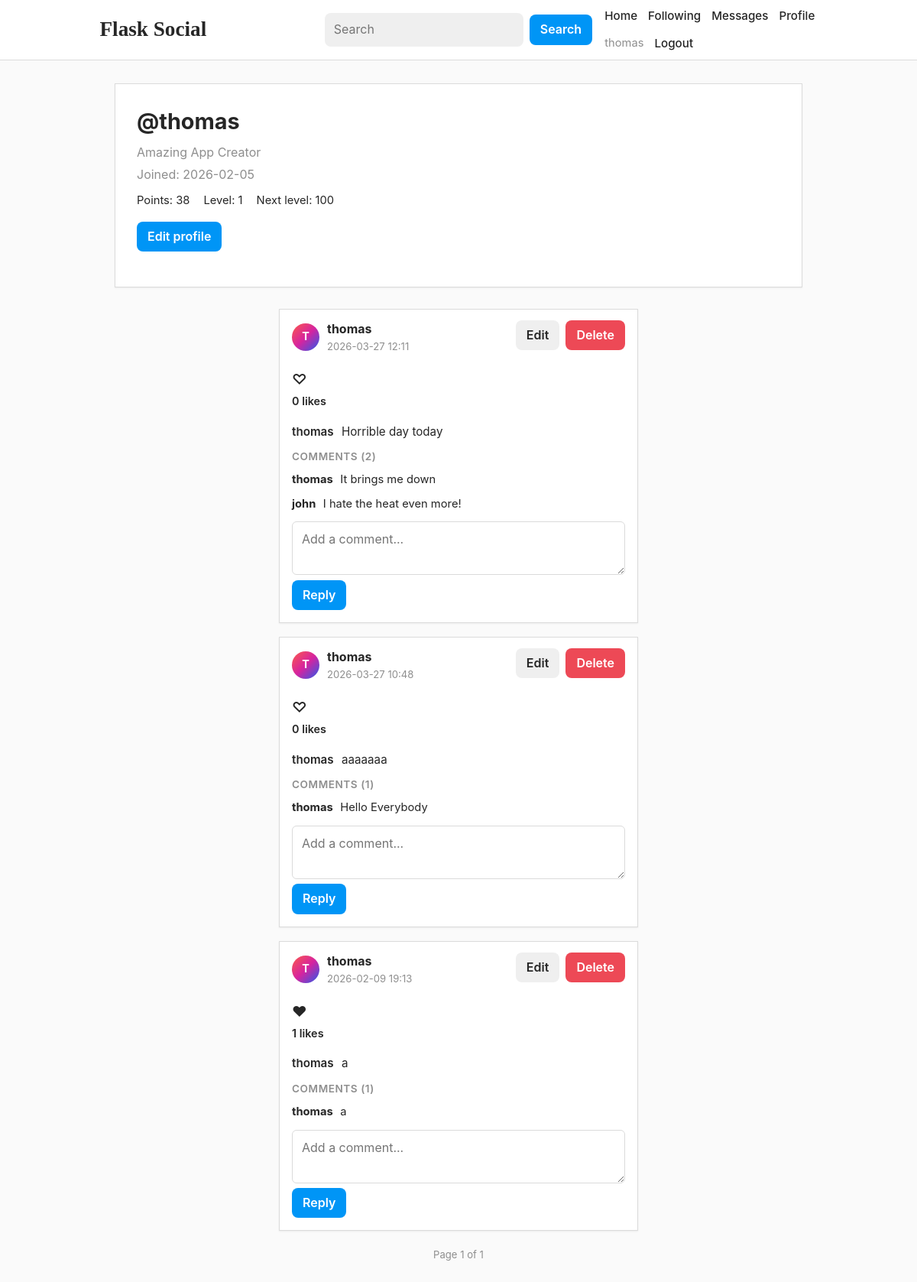
/u/thomas (signed in), run on the app's committed database.
### app/models.py (models this page shows, shortened)
class User(UserMixin, db.Model):
    id = db.Column(db.Integer, primary_key=True)
    username = db.Column(db.String(32), unique=True, index=True, nullable=False)
    email = db.Column(db.String(120), unique=True, index=True, nullable=False)
    password_hash = db.Column(db.String(256), nullable=False)
    bio = db.Column(db.String(280), default="")
    created_at = db.Column(db.DateTime, default=datetime.utcnow)
    posts = db.relationship(
        "Post",
        back_populates="author",
        cascade="all, delete-orphan",
        lazy="dynamic",
    )
    followed = db.relationship(
        "User",
        secondary=followers,
        primaryjoin=(followers.c.follower_id == id),
        secondaryjoin=(followers.c.followed_id == id),
        backref=db.backref("followers", lazy="dynamic"),
        lazy="dynamic",
    )
    likes = db.relationship("Like", backref="user", cascade="all, delete-orphan", lazy="dynamic")
    comments = db.relationship("Comment", backref="author", cascade="all, delete-orphan", lazy="dynamic")
    def has_liked(self, post) -> bool:
        return Like.query.filter_by(user_id=self.id, post_id=post.id).first() is not None
    sent_messages = db.relationship(
        "Message",
        foreign_keys="Message.sender_id",
        backref="sender",
        lazy="dynamic",
        cascade="all, delete-orphan",
    )
    received_messages = db.relationship(
        "Message",
        foreign_keys="Message.recipient_id",
        backref="recipient",
        lazy="dynamic",
        cascade="all, delete-orphan",
    )
    points = db.Column(db.Integer, default=0, nullable=False)
    def level(self) -> int:
        p = self.points or 0
        return 1 + (p // 100)
    def next_level_points(self) -> int:
        return self.level() * 100

class Post(db.Model):
    id = db.Column(db.Integer, primary_key=True)
    body = db.Column(db.String(280), nullable=False)
    timestamp = db.Column(db.DateTime, default=datetime.utcnow, index=True)
    user_id = db.Column(db.Integer, db.ForeignKey("user.id"), nullable=False)
    author = db.relationship("User", back_populates="posts")
    likes = db.relationship("Like", backref="post", cascade="all, delete-orphan", lazy="dynamic")
    comments = db.relationship("Comment", backref="post", cascade="all, delete-orphan", lazy="dynamic")
    image_filename = db.Column(db.String(255), nullable=True)
    def like_count(self) -> int:
        return self.likes.count()

class Comment(db.Model):
    id = db.Column(db.Integer, primary_key=True)
    body = db.Column(db.String(280), nullable=False)
    created_at = db.Column(db.DateTime, default=datetime.utcnow, index=True)
    user_id = db.Column(db.Integer, db.ForeignKey("user.id"), nullable=False)
    post_id = db.Column(db.Integer, db.ForeignKey("post.id"), nullable=False)

### app/main/routes.py (the view)
@bp.route("/u/<username>")
def profile(username):
    user = User.query.filter_by(username=username).first_or_404()
    page = request.args.get("page", 1, type=int)
    pagination = user.posts.order_by(Post.timestamp.desc()).paginate(
        page=page,
        per_page=POSTS_PER_PAGE,
        error_out=False,
    )
    posts = pagination.items
    return render_template(
        "main/profile.html",
        profile_user=user,
        posts=posts,
        pagination=pagination,
        Comment=Comment,
    )

### app/templates/main/profile.html (shortened to what this page needs)
{% extends "base.html" %}
{% block content %}
  <div class="profile-header">
    <h1 class="profile-name">@{{ profile_user.username }}</h1>
    <div class="profile-meta">{{ profile_user.bio or "No bio yet." }}</div>
    <div class="profile-meta">Joined: {{ profile_user.created_at.strftime('%Y-%m-%d') }}</div>
    <div class="profile-stats">
      <span>Points: {{ profile_user.points }}</span>
      <span>Level: {{ profile_user.level() }}</span>
      <span>Next level: {{ profile_user.next_level_points() }}</span>
    </div>
    <div class="section-actions" style="margin-top: 16px;">
      {% if current_user.is_authenticated and current_user.id == profile_user.id %}
        <a class="button" href="{{ url_for('main.edit_profile') }}">Edit profile</a>
      {% endif %}
    </div>
  </div>
  <div class="profile-posts">
    {% if posts %}
      {% for post in posts %}
        <div class="card">
          <div class="card-header">
            <div class="post-user">
              <div class="avatar">{{ post.author.username[0]|upper }}</div>
              <div class="post-user-meta">
                <strong>
                  <a href="{{ url_for('main.profile', username=post.author.username) }}">
                    {{ post.author.username }}
                  </a>
                </strong>
                <div class="card-meta">{{ post.timestamp.strftime('%Y-%m-%d %H:%M') }}</div>
              </div>
            </div>
            {% if current_user.is_authenticated and post.author.id == current_user.id %}
              <div class="inline-actions">
                <a class="button button-secondary" href="{{ url_for('main.edit_post', post_id=post.id) }}">Edit</a>
                <form method="post"
                      action="{{ url_for('main.delete_post', post_id=post.id) }}"
                      onsubmit="return confirm('Delete this post?');">
                  <button type="submit" class="button-danger">Delete</button>
                </form>
              </div>
            {% endif %}
          </div>
          <div class="icon-actions">
            {% if current_user.is_authenticated %}
              {% if current_user.has_liked(post) %}
                <form method="post" action="{{ url_for('main.unlike_post', post_id=post.id) }}">
                  <button type="submit" class="icon-btn">♥</button>
                </form>
              {% else %}
                <form method="post" action="{{ url_for('main.like_post', post_id=post.id) }}">
                  <button type="submit" class="icon-btn">♡</button>
                </form>
              {% endif %}
            {% endif %}
          </div>
          <div class="like-count">{{ post.like_count() }} likes</div>
          <div class="post-caption">
            <span class="caption-user">{{ post.author.username }}</span>
            <span class="caption-text">{{ post.body }}</span>
          </div>
          <div class="comments-box">
            <div class="comments-title">
              Comments ({{ post.comments.count() }})
            </div>
            {% for c in post.comments.order_by(Comment.created_at.asc()).all() %}
              <div class="comment-item">
                <strong>
                  <a href="{{ url_for('main.profile', username=c.author.username) }}">
                    {{ c.author.username }}
                  </a>
                </strong>
                <span class="comment-body">{{ c.body }}</span>
              </div>
            {% endfor %}
            {% if current_user.is_authenticated %}
              <form method="post"
                    action="{{ url_for('main.add_comment', post_id=post.id) }}"
                    class="comment-form">
                <textarea
                  name="body"
                  rows="2"
                  maxlength="280"
                  required
                  placeholder="Add a comment..."></textarea>
                <button type="submit">Reply</button>
              </form>
            {% endif %}
        </div>
        </div>
      {% endfor %}
      {% if pagination %}
        <div class="pagination">
          <span class="card-meta">Page {{ pagination.page }} of {{ pagination.pages if pagination.pages > 0 else 1 }}</span>
        </div>
      {% endif %}
    {% else %}
      <div class="empty-state">No posts yet.</div>
    {% endif %}
  </div>
{% endblock %}

### app/templates/base.html (shortened to what this page needs)
<!doctype html>
<html lang="en">
<head>
  <link rel="stylesheet" href="{{ url_for('static', filename='css/styles.css') }}">
</head>
<body>
  <header class="topbar">
    <div class="topbar-inner">
      <div class="nav-left">
        <a class="brand" href="{{ url_for('main.index') }}">Flask Social</a>
      </div>
      <div class="nav-center">
        <form method="get" action="{{ url_for('main.search') }}" class="search-form">
          <input type="text" name="q" placeholder="Search">
          <button type="submit">Search</button>
        </form>
      </div>
      <div class="nav-right">
        <a class="nav-link" href="{{ url_for('main.index') }}">Home</a>
        {% if current_user.is_authenticated %}
          <a class="nav-link" href="{{ url_for('main.following_feed') }}">Following</a>
          <a class="nav-link" href="{{ url_for('main.inbox') }}">Messages</a>
          <a class="nav-link" href="{{ url_for('main.profile', username=current_user.username) }}">Profile</a>
          <span class="user-badge">{{ current_user.username }}</span>
          <a class="nav-link" href="{{ url_for('auth.logout') }}">Logout</a>
        {% else %}
          <a class="nav-link" href="{{ url_for('auth.login') }}">Login</a>
          <a class="nav-link" href="{{ url_for('auth.register') }}">Register</a>
        {% endif %}
      </div>
    </div>
  </header>
  <main class="container">
    {% block content %}{% endblock %}
  </main>
</body>
</html>

### data on the page
User: username "thomas", bio "Amazing App Creator", created_at "2026-02-05", points "38", level "1", next_level_points "100"
Post: author "T", author.username "thomas", timestamp "2026-03-27 12:11", like_count "0", body "Horrible day today", comments.count "2"
Comment: author.username "thomas", body "It brings me down"
Comment: author.username "john", body "I hate the heat even more!"
Post: author "T", author.username "thomas", timestamp "2026-03-27 10:48", like_count "0", body "aaaaaaa", comments.count "1"
Comment: author.username "thomas", body "Hello Everybody"
Post: author "T", author.username "thomas", timestamp "2026-02-09 19:13", like_count "1", body "a", comments.count "1"
Comment: author.username "thomas", body "a"

### other printed values
{{ pagination.page }} "1"
{{ pagination.pages if pagination.pages > 0 else 1 }} "1"
